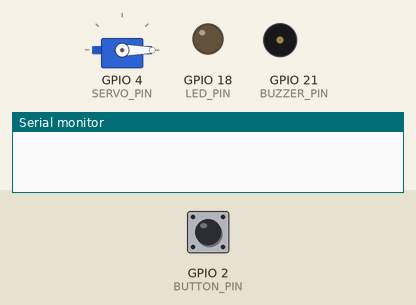
Recording of a sketch running on a simulated ESP32. Parts: servo, output pins drawn as LEDs (lit = HIGH), buzzer (waves = sounding, pin HIGH), the last lines printed to the serial monitor. The test bench sets the inputs (shaded band); at power-on: GPIO 2 (BUTTON_PIN) HIGH.

Above: at 1.2 s.
1.3 s: GPIO 2 (BUTTON_PIN) pulled LOW for 0.15 s
At 2.5 s:
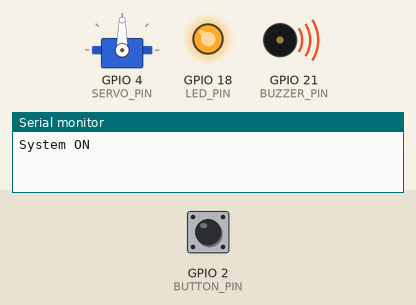
2.9 s: GPIO 2 (BUTTON_PIN) pulled LOW for 1 s
At 3.7 s:
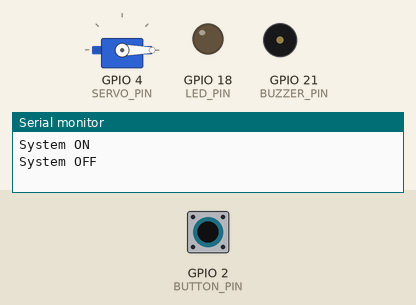
5.4 s: GPIO 2 (BUTTON_PIN) pulled LOW for 3.2 s
At 6.8 s:
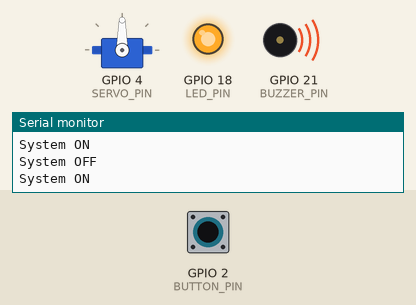
Timing chart, 0 to 8.4 s (numbered marks = the images above; inputs shaded):
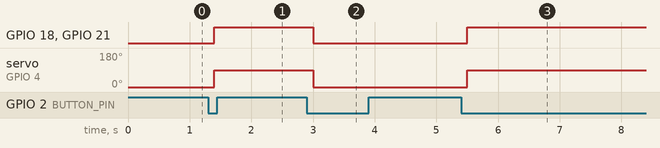

The sketch:

alert_w_servo.ino
```cpp
#include <ESP32Servo.h>

// GPIO pin definitions for ESP32
#define BUTTON_PIN 2    // Push button
#define LED_PIN 18       // LED
#define BUZZER_PIN 21   // Buzzer
#define SERVO_PIN 4    // Servo motor

// State variables
bool systemActive = false;
bool lastButtonState = HIGH;

Servo myServo;  // ESP32Servo object

void setup() {
  Serial.begin(115200);

  pinMode(BUTTON_PIN, INPUT_PULLUP); // Active LOW
  pinMode(LED_PIN, OUTPUT);
  pinMode(BUZZER_PIN, OUTPUT);

  // Attach servo to pin and set pulse range for standard servo
  myServo.setPeriodHertz(50); // 50 Hz PWM
  myServo.attach(SERVO_PIN, 500, 2400); // pulse width range in microseconds
  myServo.write(0); // Start at 0 degrees
}

void loop() {
  bool buttonState = digitalRead(BUTTON_PIN);

  if (buttonState == LOW && lastButtonState == HIGH) {
    delay(100);  // Debounce delay
    systemActive = !systemActive;

    if (systemActive) {
      Serial.println("System ON");
      digitalWrite(LED_PIN, HIGH);
      digitalWrite(BUZZER_PIN, HIGH);
      myServo.write(90);  // Move servo to 90 degrees
    } else {
      Serial.println("System OFF");
      digitalWrite(LED_PIN, LOW);
      digitalWrite(BUZZER_PIN, LOW);
      myServo.write(0);   // Move servo back to 0 degrees
    }
  }

  lastButtonState = buttonState;
}
```

Measured:
- after the input at 1.3 s, GPIO 18 (LED_PIN), GPIO 21 (BUZZER_PIN): LOW → HIGH after 0.10 s; servo on GPIO 4 (SERVO_PIN): 0° → 90° after 0.10 s
- after the input at 2.9 s, GPIO 18 (LED_PIN), GPIO 21 (BUZZER_PIN): HIGH → LOW after 0.10 s; servo on GPIO 4 (SERVO_PIN): 90° → 0° after 0.10 s
- after the input at 5.4 s, GPIO 18 (LED_PIN), GPIO 21 (BUZZER_PIN): LOW → HIGH after 0.10 s; servo on GPIO 4 (SERVO_PIN): 0° → 90° after 0.10 s
